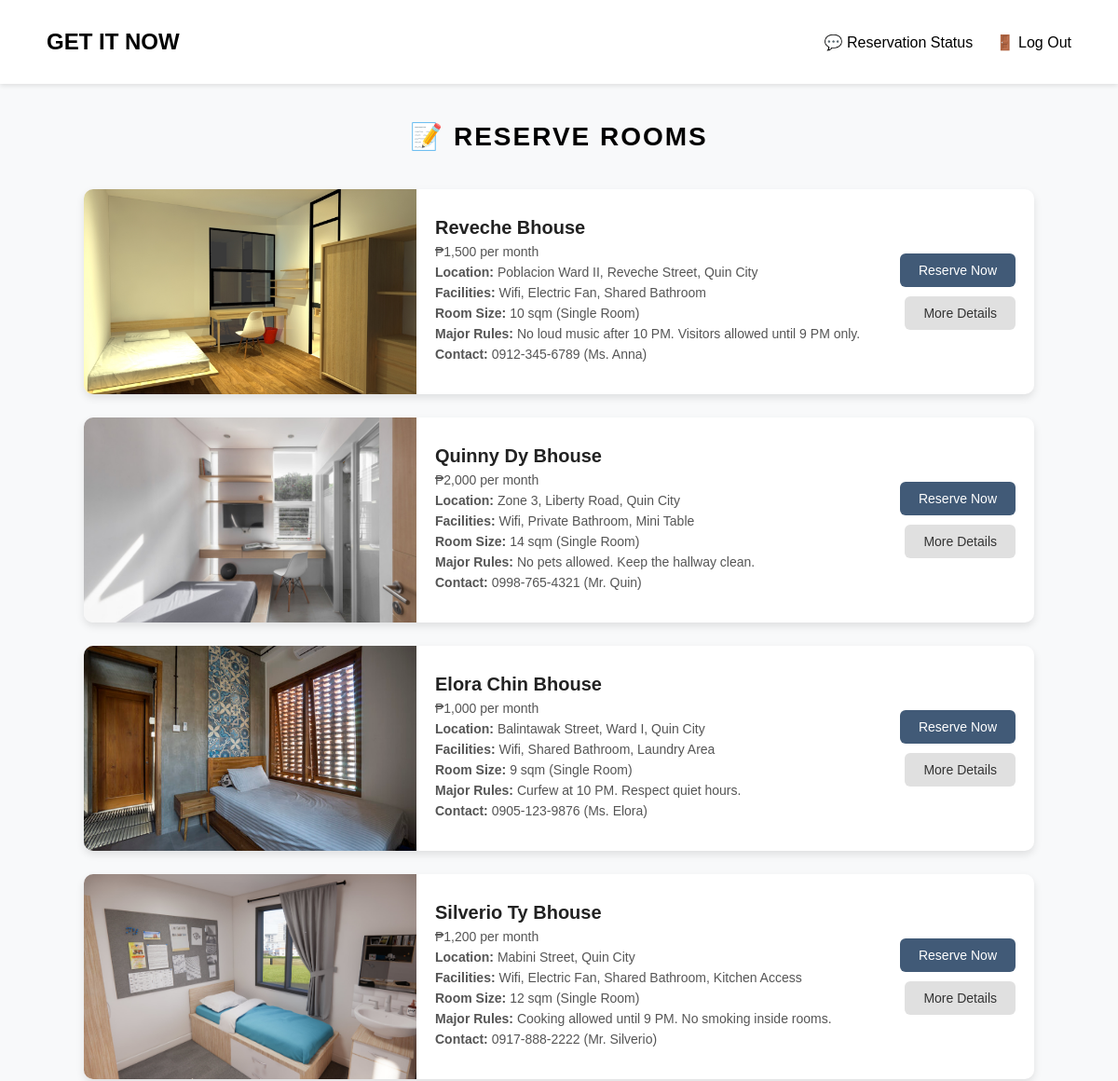
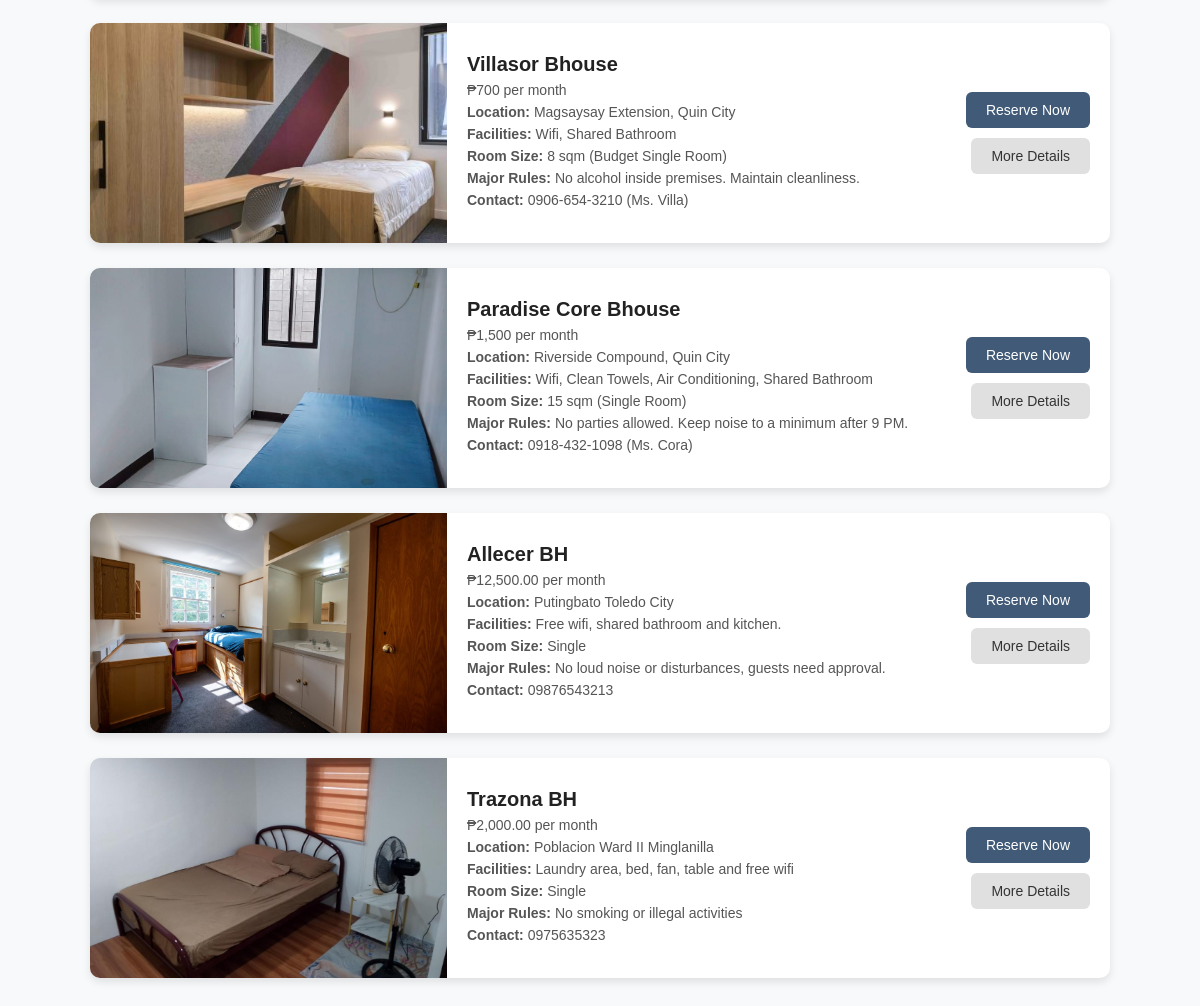
Page /tenant (signed in) on the committed database (2 pictures, top to bottom).
### app.py (models this page shows)
class Room(db.Model):
    id = db.Column(db.Integer, primary_key=True)
    photo = db.Column(db.String(255))
    name = db.Column(db.String(100), nullable=False)
    price = db.Column(db.Float, nullable=False)
    location = db.Column(db.String(200), nullable=False)
    facilities = db.Column(db.Text, nullable=False)
    room_type = db.Column(db.String(100), nullable=False)
    rules = db.Column(db.Text, nullable=False)
    contact = db.Column(db.String(100), nullable=False)

### app.py (the view)
@app.route('/tenant')
def tenant_dashboard():
    if 'username' not in session or session['user_type'] != 'tenant':
        flash('Access denied!', 'error')
        return redirect(url_for('login'))
    rooms = Room.query.all()
    return render_template('tenant.html', rooms=rooms)

### templates/tenant.html (shortened to what this page needs)
<!DOCTYPE html>
<html lang="en">
<head>
</head>
<body>
<header>
  <h1>GET IT NOW</h1>
  <nav>
    <nav>
  <a href="{{ url_for('reserves') }}">💬 Reservation Status</a>
  <a href="{{ url_for('logout') }}">🚪 Log Out</a>
</nav>
  </nav>
</header>
<h2>📝 RESERVE ROOMS </h2>
<div class="room-list">
  <div class="room-item">
    <img src="../static/images/p1.jpg.JPG" alt="Reveche Bhouse">
    <div class="room-details">
      <h3>Reveche Bhouse</h3>
      <p>₱1,500 per month</p>
      <p><strong>Location:</strong> Poblacion Ward II, Reveche Street, Quin City</p>
      <p><strong>Facilities:</strong> Wifi, Electric Fan, Shared Bathroom</p>
      <p><strong>Room Size:</strong> 10 sqm (Single Room)</p>
      <p><strong>Major Rules:</strong> No loud music after 10 PM. Visitors allowed until 9 PM only.</p>
      <p><strong>Contact:</strong> 0912-345-6789 (Ms. Anna)</p>
    </div>
    <div class="room-buttons">
      <a href="{{ url_for('reveche') }}" class="btn reserve-btn">Reserve Now</a>
      <a href="{{ url_for('reveched') }}" class="btn details-btn">More Details</a>
    </div>
  </div>
  <div class="room-item">
    <img src="../static/images/p2.jpg.jpg" alt="Quinny Dy Bhouse">
    <div class="room-details">
      <h3>Quinny Dy Bhouse</h3>
      <p>₱2,000 per month</p>
      <p><strong>Location:</strong> Zone 3, Liberty Road, Quin City</p>
      <p><strong>Facilities:</strong> Wifi, Private Bathroom, Mini Table</p>
      <p><strong>Room Size:</strong> 14 sqm (Single Room)</p>
      <p><strong>Major Rules:</strong> No pets allowed. Keep the hallway clean.</p>
      <p><strong>Contact:</strong> 0998-765-4321 (Mr. Quin)</p>
    </div>
    <div class="room-buttons">
      <a href="{{ url_for('quinny') }}" class="btn reserve-btn">Reserve Now</a>
      <a href="{{ url_for('quinnyd') }}" class="btn details-btn">More Details</a>
    </div>
  </div>
  <div class="room-item">
    <img src="../static/images/p3r.jpg" alt="Elora Chin Bhouse">
    <div class="room-details">
      <h3>Elora Chin Bhouse</h3>
      <p>₱1,000 per month</p>
        <p><strong>Location:</strong> Balintawak Street, Ward I, Quin City</p>
      <p><strong>Facilities:</strong> Wifi, Shared Bathroom, Laundry Area</p>
      <p><strong>Room Size:</strong> 9 sqm (Single Room)</p>
      <p><strong>Major Rules:</strong> Curfew at 10 PM. Respect quiet hours.</p>
      <p><strong>Contact:</strong> 0905-123-9876 (Ms. Elora)</p>
    </div>
    <div class="room-buttons">
      <a href="{{ url_for('elora') }}" class="btn reserve-btn">Reserve Now</a>
      <a href="{{ url_for('elorad') }}" class="btn details-btn">More Details</a>
    </div>
  </div>
  <div class="room-item">
    <img src="../static/images/p4r.jpg" alt="Silverio Ty Bhouse">
    <div class="room-details">
      <h3>Silverio Ty Bhouse</h3>
      <p>₱1,200 per month</p>
        <p><strong>Location:</strong> Mabini Street, Quin City</p>
      <p><strong>Facilities:</strong> Wifi, Electric Fan, Shared Bathroom, Kitchen Access</p>
      <p><strong>Room Size:</strong> 12 sqm (Single Room)</p>
      <p><strong>Major Rules:</strong> Cooking allowed until 9 PM. No smoking inside rooms.</p>
      <p><strong>Contact:</strong> 0917-888-2222 (Mr. Silverio)</p>
    </div>
    <div class="room-buttons">
      <a href="{{ url_for('silverio') }}" class="btn reserve-btn">Reserve Now</a>
      <a href="{{ url_for('silveriod') }}" class="btn details-btn">More Details</a>
    </div>
  </div>
  <div class="room-item">
    <img src="../static/images/p5.jpg.jpg" alt="Villasor Bhouse">
    <div class="room-details">
      <h3>Villasor Bhouse</h3>
      <p>₱700 per month</p>
        <p><strong>Location:</strong> Magsaysay Extension, Quin City</p>
      <p><strong>Facilities:</strong> Wifi, Shared Bathroom</p>
      <p><strong>Room Size:</strong> 8 sqm (Budget Single Room)</p>
      <p><strong>Major Rules:</strong> No alcohol inside premises. Maintain cleanliness.</p>
      <p><strong>Contact:</strong> 0906-654-3210 (Ms. Villa)</p>
    </div>
    <div class="room-buttons">
      <a href="{{ url_for('villasor') }}" class="btn reserve-btn">Reserve Now</a>
      <a href="{{ url_for('villasord') }}" class="btn details-btn">More Details</a>
    </div>
  </div>
  <div class="room-item">
    <img src="../static/images/p6r.jpg" alt="Paradise Core Bhouse">
    <div class="room-details">
      <h3>Paradise Core Bhouse</h3>
      <p>₱1,500 per month</p>
        <p><strong>Location:</strong> Riverside Compound, Quin City</p>
      <p><strong>Facilities:</strong> Wifi, Clean Towels, Air Conditioning, Shared Bathroom</p>
      <p><strong>Room Size:</strong> 15 sqm (Single Room)</p>
      <p><strong>Major Rules:</strong> No parties allowed. Keep noise to a minimum after 9 PM.</p>
      <p><strong>Contact:</strong> 0918-432-1098 (Ms. Cora)</p>
    </div>
    <div class="room-buttons">
      <a href="{{ url_for('paradise') }}" class="btn reserve-btn">Reserve Now</a>
      <a href="{{ url_for('paradised') }}" class="btn details-btn">More Details</a>
    </div>
  </div>
  {% for room in rooms %}
  <div class="room-item">
    <img src="{{ url_for('static', filename='uploads/' + room.photo) }}" alt="{{ room.name }}">
    <div class="room-details">
      <h3>{{ room.name }}</h3>
      <p>₱{{ '{:,.2f}'.format(room.price) }} per month</p>
      <p><strong>Location:</strong> {{ room.location }}</p>
      <p><strong>Facilities:</strong> {{ room.facilities }}</p>
      <p><strong>Room Size:</strong> {{ room.room_type }}</p>
      <p><strong>Major Rules:</strong> {{ room.rules }}</p>
      <p><strong>Contact:</strong> {{ room.contact }}</p>
    </div>
    <div class="room-buttons">
      <a href="{{ url_for('reserve_room', room_id=room.id) }}" class="btn reserve-btn">Reserve Now</a>
      <a href="{{ url_for('room_details', room_id=room.id) }}" class="btn details-btn">More Details</a>
    </div>
  </div>
  {% endfor %}
</div>
</body>
</html>

### templates/tenant.html (style rules this page uses)
body { font-family: 'Poppins', sans-serif; background-color: #f8f9fa; margin: 0; padding: 0; }
header { background-color: #fff; box-shadow: 0 2px 5px rgba(0,0,0,0.1); padding: 15px 50px; display: flex; justify-content: space-between; align-items: center; }
header h1 { font-size: 24px; color: #000; }
nav a { text-decoration: none; color: #000; margin-left: 20px; font-weight: 500; transition: 0.3s; }
h2 { text-align: center; margin: 40px 0 20px; font-size: 28px; font-weight: bold; letter-spacing: 2px; }
.room-list { display: flex; flex-direction: column; align-items: center; gap: 25px; padding: 20px 0 50px; }
.room-item { display: flex; align-items: center; background: #fff; border-radius: 10px; box-shadow: 0 4px 8px rgba(0,0,0,0.1); width: 85%; overflow: hidden; transition: transform 0.3s ease; }
.room-item img { width: 35%; height: 220px; object-fit: cover; }
.room-details { flex: 1; padding: 20px; }
.room-details h3 { margin: 0; font-size: 20px; color: #222; }
.room-details p { margin: 6px 0; color: #555; font-size: 14px; }
.room-buttons { display: flex; flex-direction: column; justify-content: center; align-items: flex-end; gap: 10px; padding: 0 20px; }
.btn { padding: 10px 20px; border: none; border-radius: 6px; font-size: 14px; cursor: pointer; transition: 0.3s; text-decoration: none; display: inline-block; text-align: center; }
.reserve-btn { background-color: #415A77; color: white; }
.details-btn { background-color: #e0e0e0; color: #333; }

### rows in the picture
Room: photo (picture), name "Allecer BH", price "12,500.00", location "Putingbato Toledo City", facilities "Free wifi, shared bathroom and kitchen.", room_type "Single", rules "No loud noise or disturbances, guests need approval.", contact "09876543213"
Room: photo (picture), name "Trazona BH", price "2,000.00", location "Poblacion Ward II Minglanilla", facilities "Laundry area, bed, fan, table and free wifi", room_type "Single", rules "No smoking or illegal activities", contact "0975635323"
